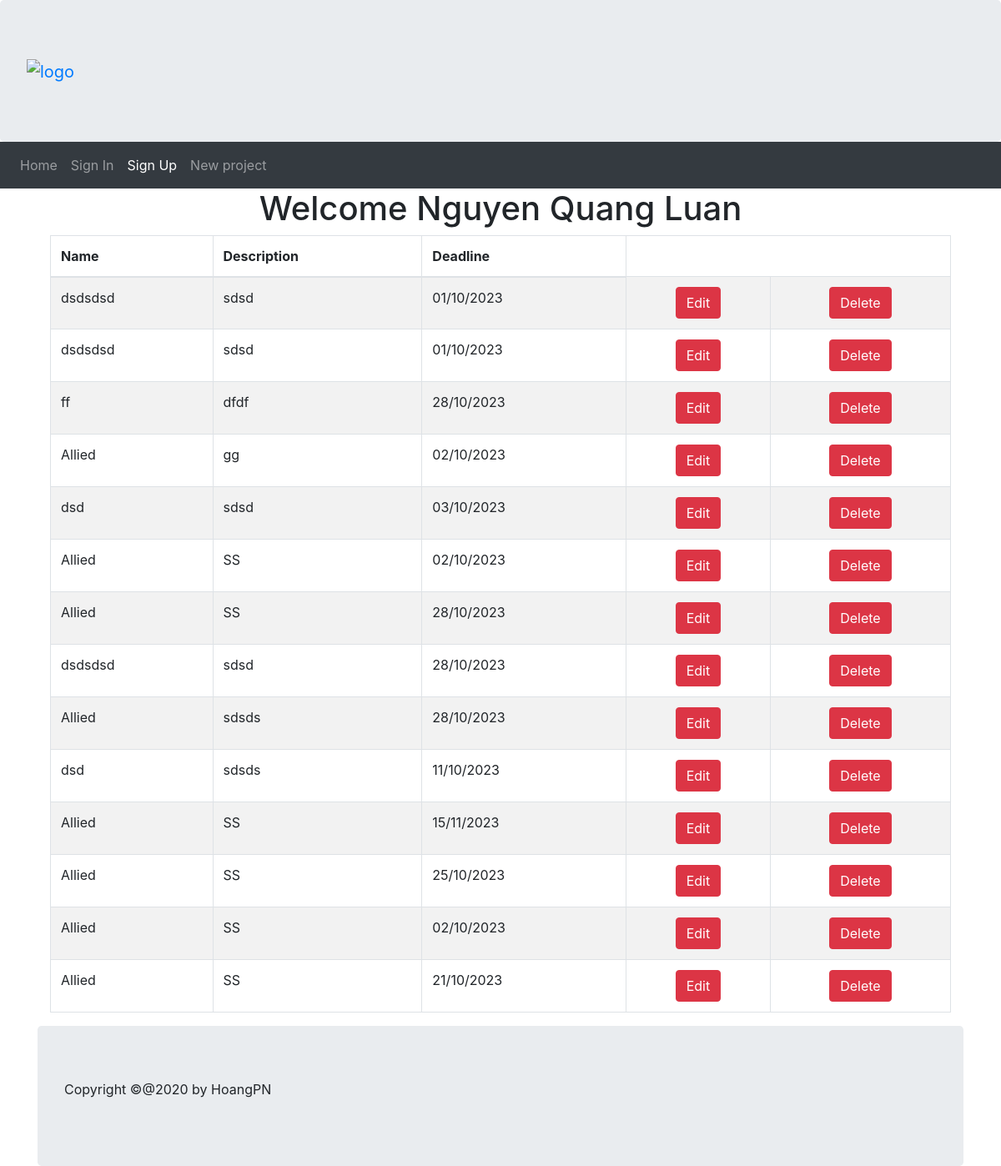
The app's page /projects (signed in), older data.
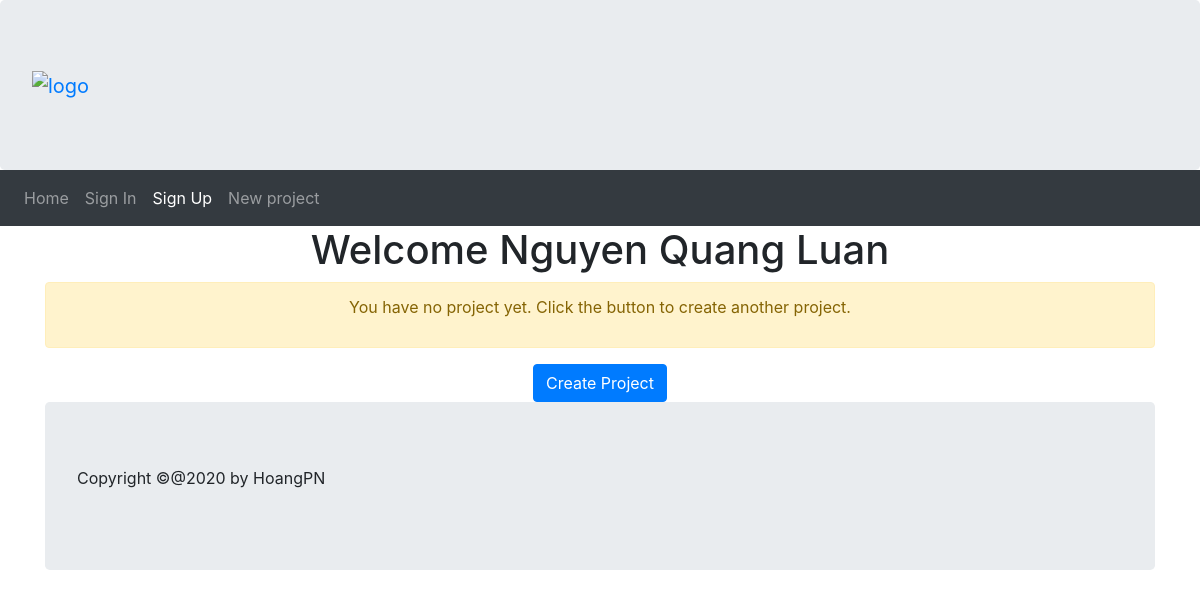
The same page, newer data.
### models.py (models this page shows, shortened)
class User(db.Model):
    user_id = db.Column(db.Integer, Sequence('user_id_seq'), primary_key=True)
    first_name = db.Column(db.String(64), index=True, nullable=False)
    last_name = db.Column(db.String(64), index=True, nullable=False)
    email = db.Column(db.String(120), index=True, unique=True, nullable=False)
    password_hash = db.Column(db.String(128), nullable=False)
    projects = relationship('Project', back_populates='user')

class Project(db.Model):
    project_id =  db.Column(db.Integer, Sequence('priority_id_seq'), primary_key=True)
    name = db.Column(db.String(50), nullable=False)
    description = db.Column(db.String(255), nullable=False)
    deadline = db.Column(db.Date, nullable=False)
    user_id = db.Column(db.Integer, db.ForeignKey('user.user_id'))
    user = relationship('User', back_populates='projects')
    status_id = db.Column(db.Integer, db.ForeignKey('status.status_id'))
    status = relationship('Status', back_populates='projects')
    tasks = relationship('Task', back_populates='project')

### main.py (the view)
@app.route('/projects', methods=['GET', 'POST'])
def projects_list():
    _user_id = session.get('user')
    if _user_id:
        user = db.session.query(models.User).filter_by(user_id=_user_id).first()
        return render_template('projects.html', user=user, projects=user.projects)
    else:
        return redirect('/signIn')

### templates/projects.html (shortened to what this page needs)
{% extends 'base.html' %}
{% block content %}
    <div class="container">
        <div class="jumptron text-center">
            <h1>Welcome {{user.first_name}} {{user.last_name}}</h1>
        </div>
    {% if projects %}
        <div class="container">
            <table class="table table-striped table-bordered table-hover">
                <thead>
                    <tr>
                        <th>Name</th>
                        <th>Description</th>
                        <th>Deadline</th>
                    </tr>
                </thead>
                <tbody>
                    {% for project in projects %}
                        <tr class="">
                            <td> {{ project.name }} </td>
                            <td> {{ project.description }} </td>
                            <td> {{ project.deadline.strftime("%d/%m/%Y") }} </td>
                            <td class="text-center">
                                <form action="/editProject" method="post">
                                    <button type="submit" class="btn btn-danger">Edit</button>
                                </form>
                            </td>
                            <td class="text-center">
                                <form action="/deleteProject" method="post">
                                    <button type="submit" class="btn btn-danger">Delete</button>
                                </form>
                            </td>
                        </tr>
                    {% endfor %}
                </tbody>
            </table>
        </div>
    {% else %}
    <div class="jumptron text-center">
        <div class="alert alert-warning text-center">
            <p>You have no project yet. Click the button to create another project.</p>
        </div>
            <a class="btn btn-primary" href="/newProject">Create Project</a>
    </div>
    {% endif %}
{% endblock %}

### templates/base.html (shortened to what this page needs)
<!DOCTYPE html>
<html lang="en">
        <head>
            <link href="../static/bootstrap-4/css/bootstrap.min.css" rel="stylesheet">
        </head>
        <body>
            <div class ="jumbotron" style="margin-bottom:0">
                <a class="navbar-brand" href="/">
                    <img src="../static/imgs/bvu.png" alt="logo" style="height:100px">
                </a>
            </div>
            <nav class="navbar navbar-expand-sm bg-dark navbar-dark">
                <ul class="navbar-nav">
                    <li class ="nav-item">
                        <a class="nav-link" href="#">Home</a>
                    </li>
                    <li class ="nav-item">
                        <a class="nav-link" href="/signIn">Sign In</a>
                    </li>
                    <li class ="nav-item">
                        <a class="nav-link active" href="/signUp">Sign Up</a>
                    </li>
                    <li class ="nav-item">
                        <a class="nav-link" href="/newProject">New project</a>
                    </li>
                </ul>
            </nav>
            {% block content %}{% endblock %}
            <div class="jumbotron" style="margin-bottom:0">
                <p>Copyright &copy;@2020 by HoangPN</p>
            </div>
        </body>
</html>

Row changes from the older to the newer data that the page shows:
removed Project: name "dsdsdsd", description "sdsd", deadline "01/10/2023"
removed Project: name "dsdsdsd", description "sdsd", deadline "01/10/2023"
removed Project: name "ff", description "dfdf", deadline "28/10/2023"
removed Project: name "Allied", description "gg", deadline "02/10/2023"
removed Project: name "dsd", description "sdsd", deadline "03/10/2023"
removed Project: name "Allied", description "SS", deadline "02/10/2023"
removed Project: name "Allied", description "SS", deadline "28/10/2023"
removed Project: name "dsdsdsd", description "sdsd", deadline "28/10/2023"
removed Project: name "Allied", description "sdsds", deadline "28/10/2023"
removed Project: name "dsd", description "sdsds", deadline "11/10/2023"
removed Project: name "Allied", description "SS", deadline "15/11/2023"
removed Project: name "Allied", description "SS", deadline "25/10/2023"
removed Project: name "Allied", description "SS", deadline "02/10/2023"
removed Project: name "Allied", description "SS", deadline "21/10/2023"
Text that changed along with them:
text no longer shown: "Name Description Deadline"
text now shown: "You have no project yet. Click the button to create another project. Create Project"
